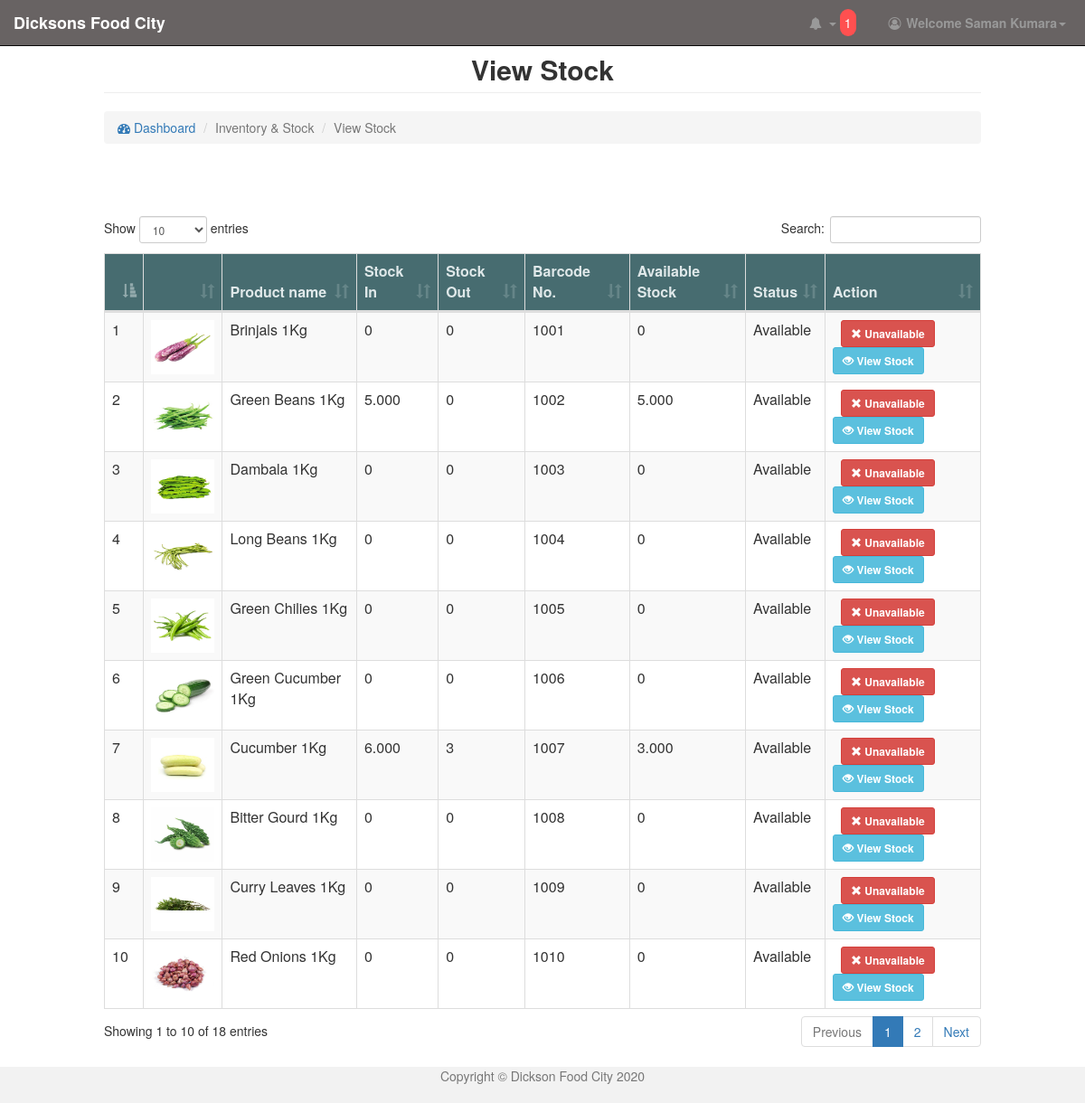
The page /view/view-stock.php (signed in) on the database its author committed.
### tables this page shows
CREATE TABLE `product` (
  `product_id` int(11) NOT NULL AUTO_INCREMENT,
  `pcode` varchar(30) NOT NULL,
  `product_name` varchar(50) NOT NULL,
  `brand_id` int(11) NOT NULL,
  `department_id` int(11) NOT NULL,
  `cat_id` int(11) NOT NULL,
  `sub_cat_id` int(11) NOT NULL,
  `pbarcode` varchar(30) NOT NULL,
  `unit_id` int(11) NOT NULL,
  `product_image` text NOT NULL,
  `ppurchase_price` double(10,2) NOT NULL,
  `pdis` int(11) NOT NULL,
  `reqty` double(10,3) NOT NULL,
  `product_status` int(11) NOT NULL DEFAULT '1',
  PRIMARY KEY (`product_id`)
);

### model/product_model.php (called while the page is built, shortened)
<?php
class Product{
    function getAllProducts()
    {
        $con = $GLOBALS["con"];
        $sql="SELECT * FROM product p, category c WHERE  p.cat_id=c.cat_id";
        $productResult=$con->query($sql);
        return $productResult;
    }
}

### model/stock_model.php (called while the page is built, shortened)
<?php
class Stock{
    function getReceivingStock($product_id)
    {
        $con =$GLOBALS["con"];
        $sql= "SELECT SUM(st_qty) as tot FROM stock WHERE p_id='$product_id' AND stock_status =1";
        $totResult=$con->query($sql);
        $totRow=$totResult->fetch_assoc();
        if($totRow["tot"]==null)
        {
            $totRow["tot"]=0;
        }
        return $totRow["tot"];
    }
    function getCurrentStock($product_id)
    {
        $con =$GLOBALS["con"];
        $sql= "SELECT SUM(current_qty) as tot1 FROM stock WHERE p_id='$product_id' AND stock_status =1";
        $totResult1=$con->query($sql);
        $totRow1=$totResult1->fetch_assoc();
        if($totRow1["tot1"]==null)
        {
            $totRow1["tot1"]=0;
        }
        return $totRow1["tot1"];
    }
}

### view/view-stock.php (the view, shortened to what this page needs)
<html>
    <head>
        <link rel="stylesheet" type="text/css" href="../css/dataTables.bootstrap.min.css"/>
        <?php
        include '../includes/bootstrap_includes_css.php';
        include '../model/product_model.php';
        $productObj= new Product();
        $productResult=$productObj->getAllProducts();
        include '../model/stock_model.php';
        $stockObj = new Stock();
        ?>
    </head>
    <body>
         <?php
        include_once'header.php';
        ?>
        <div class="container-fluid">
            <div class="row">
                <div class="col-md-12">&nbsp;</div>
            </div>
            <div class="row">
                 <div class="col-md-1">&nbsp;</div>
                <div class="col-lg-10">
                    <center> <h2 class="page-header"><b>View Stock</b></h2></center>
                </div>
                  <div class="col-md-1">&nbsp;</div>
            </div>
              <div class="row">
                <div class="col-md-1">&nbsp;</div>
                <div class="col-md-10">
                <ol class="breadcrumb mb-4">
                <li class="breadcrumb-item active"><a href="dashboard.php"><i class="fa fa-dashboard"></i> Dashboard</a></li>
                <li class="breadcrumb-item active">Inventory & Stock</li>
                <li class="breadcrumb-item active">View Stock</li>
                </ol>
                </div>
                <div class="col-md-1">&nbsp;</div>
              </div>
            <div class="row">
                <div class="col-md-1">&nbsp;</div>
                <div class="col-md-10">
                </div>
                <div class="col-md-1">&nbsp;</div>
            </div>
            <div class="row">
                        <div class="col-md-12">&nbsp;</div>
                    </div>
            <div class="row">
                   <div class="col-md-1"> &nbsp;</div>
                   <div class="col-md-10">
                    <div class="page-body">
                            <div class="row">
                                <div class="col-md-12">&nbsp;</div>
                            </div>
                           <div class="table-responsive center-block">
                                <table class="table table-bordered table-striped" id="example" role="grid"  style="float:left;">
                                    <thead>
                                        <tr role="row" style="background-color: #476c70;color:#dfe8e9;height:50px">
                                           <th>&nbsp;</th>
                                            <th>&nbsp;</th>
                                           <th  rowspan="1" colspan="1">
                                                Product name
                                            </th>
                                            <th   rowspan="1" colspan="1">
                                                Stock In
                                            </th>
                                            <th  rowspan="1" colspan="1">
                                                Stock Out
                                            </th>
                                            <th  rowspan="1" colspan="1">
                                               Barcode No.
                                            </th>
                                            <th  rowspan="1" colspan="1">
                                                Available Stock
                                            </th>
                                            <th rowspan="1" colspan="1">
                                                Status
                                            </th>
                                            <th  rowspan="1" colspan="1">
                                                Action
                                            </th>
                                        </tr>
                                    </thead>
                                    <?php
                                    while ($prow = $productResult->fetch_assoc()) {
                                        $productId = $prow["product_id"];
                                        $productId = base64_encode($productId);
                                        $inn=$stockObj->getReceivingStock($prow["product_id"]);
                                        $current=$stockObj->getCurrentStock($prow["product_id"]);
                                        $out= $inn-$current;
                                    ?>
                                        <tr>
                                            <td><?php echo $prow["product_id"]; ?></td>
                                            <td><img src="../images/product_image/<?php echo $prow["product_image"]; ?>" width="70" height="60" /></td>
                                            <td><?php echo $prow["product_name"]; ?></td>
                                            <td><?php echo $inn; ?></td>
                                            <td><?php echo $out; ?></td></td>
                                            <td><?php echo $prow["pbarcode"]; ?></td>
                                            <td><?php echo $current; ?></td>
                                            <td>
                                                <?php
                                                if ($prow["product_status"] == "1") {
                                                    echo "Available";
                                                } else {
                                                    echo "Unavailable";
                                                }
                                                ?>
                                            </td>
                                            <td>
                                                <?php
                                                if ($prow["product_status"] == "1") {
                                                ?>
                                                <a href="../controller/productcontroller.php?status=deactivateProduct&product_id=<?php echo $productId; ?>" class="btn btn-sm btn-danger">
                                                <span class="glyphicon glyphicon-remove"></span>&nbsp;<b>Unavailable</b>
                                                </a>
                                                <?php
                                                }
                                                ?>
                                                <a href="../view/add-stock.php?product_id=<?php echo $productId;  ?>"  class="btn btn-sm btn-info">
                                                    <span class="glyphicon glyphicon-eye-open"></span>&nbsp;<b>View Stock</b>
                                                </a>
                                            </td>
                                        </tr>
                                        <?php
                                    }
                                    ?>
                        </table>
                    </div>
                </div>
            </div>
                   <div class="col-md-1"> &nbsp;</div>
                </div>
            <div class="row">
                <div class="col-md-12">&nbsp;</div>
            </div>
            <div class="row">
                <div class="col-md-12">&nbsp;</div>
            </div>
            <div class="row">
                <div class="col-md-12">&nbsp;</div>
            </div>
            </div>
<?php
include_once 'footer.php';
?>
    </body>
</html>

### rows shown on the page
product: product_id "1", product_image (picture), product_name "Brinjals 1Kg", inn "0", out "0", pbarcode "1001", current "0", product_status "Available"
product: product_id "2", product_image (picture), product_name "Green Beans 1Kg", inn "5.000", out "0", pbarcode "1002", current "5.000", product_status "Available"
product: product_id "3", product_image (picture), product_name "Dambala 1Kg", inn "0", out "0", pbarcode "1003", current "0", product_status "Available"
product: product_id "4", product_image (picture), product_name "Long Beans 1Kg", inn "0", out "0", pbarcode "1004", current "0", product_status "Available"
product: product_id "5", product_image (picture), product_name "Green Chilies 1Kg", inn "0", out "0", pbarcode "1005", current "0", product_status "Available"
product: product_id "6", product_image (picture), product_name "Green Cucumber 1Kg", inn "0", out "0", pbarcode "1006", current "0", product_status "Available"
product: product_id "7", product_image (picture), product_name "Cucumber 1Kg", inn "6.000", out "3", pbarcode "1007", current "3.000", product_status "Available"
product: product_id "8", product_image (picture), product_name "Bitter Gourd 1Kg", inn "0", out "0", pbarcode "1008", current "0", product_status "Available"
product: product_id "9", product_image (picture), product_name "Curry Leaves 1Kg", inn "0", out "0", pbarcode "1009", current "0", product_status "Available"
product: product_id "10", product_image (picture), product_name "Red Onions 1Kg", inn "0", out "0", pbarcode "1010", current "0", product_status "Available"

### other values the page prints
$notification_array["cont"] "1"
$_SESSION["user"]["firstname"] "Saman"
$_SESSION["user"]["lastname"] "Kumara"
